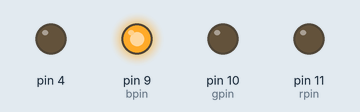
Simulated run of this sketch. Board: Arduino Uno, built with avr-gcc and run on an emulated ATmega328P. Shown: output pins drawn as LEDs (lit = HIGH).

Above: at 0.1 s.
Timing chart, 0 to 1.6 s (numbered marks = the images above):
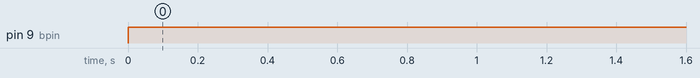

Measured:
- by itself, pin 9 (bpin): LOW → HIGH at 0.00 s

The sketch:

test.ino
```cpp
int rpin = 11;
int bpin = 9;
int gpin = 10;

void setup()
{
  pinMode(4,OUTPUT);
  pinMode(rpin,OUTPUT);
  pinMode(bpin,OUTPUT);
  pinMode(gpin,OUTPUT);
    digitalWrite(gpin,LOW);
  digitalWrite(rpin,LOW);
  digitalWrite(bpin,LOW);
}

void loop()
{


digitalWrite(bpin,1);
delay(1000);

}
```
